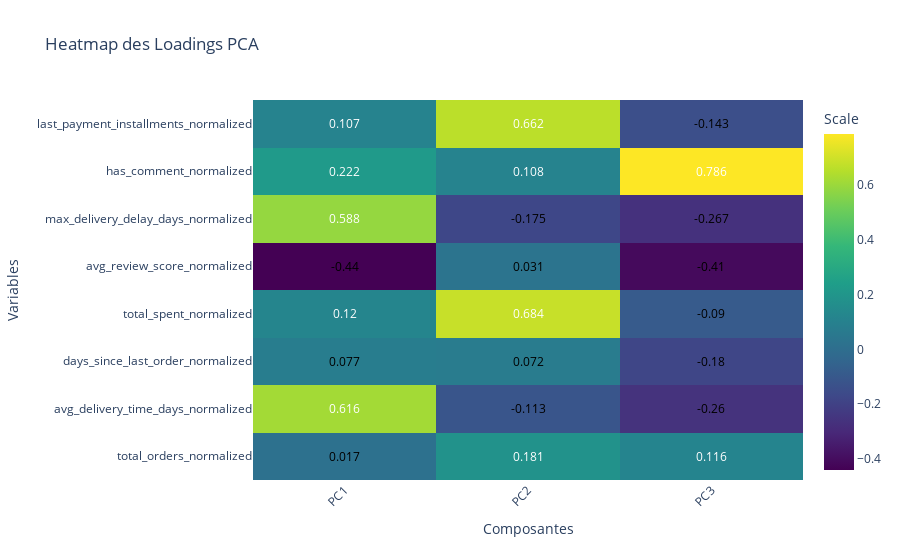

This figure's notebook cell:
### Code cell
import plotly.graph_objects as go

# Supposons que 'loadings' est votre DataFrame
# Conversion de 'loadings' en une matrice si ce n'est pas déjà le cas
# loadings_matrix = loadings.values si 'loadings' est un DataFrame

# Création de la heatmap
fig = go.Figure(data=go.Heatmap(
    z=loadings,  # Utiliser loadings_matrix si nécessaire
    x=loadings.columns,  # Les étiquettes des colonnes pour l'axe X
    y=loadings.index,  # Les étiquettes des lignes pour l'axe Y
    colorscale='Viridis',  # Palette de couleurs
    colorbar=dict(title='Scale'),  # Titre de la barre de couleur
))

# Générer des annotations pour chaque valeur dans la heatmap
annotations = []
for i, row in enumerate(loadings.index):
    for j, col in enumerate(loadings.columns):
        annotations.append(
            dict(
                x=col, y=row,
                text=str(loadings.loc[row, col].round(3)),  # Arrondi à 3 décimales
                xref='x1', yref='y1',
                font=dict(color="white" if loadings.loc[row, col] > loadings.values.mean() else "black", size=12),
                showarrow=False)
        )

# Ajouter les annotations au layout
fig.update_layout(
    annotations=annotations,
    title='Heatmap des Loadings PCA',
    xaxis=dict(title='Composantes'),
    yaxis=dict(title='Variables'),
    xaxis_tickangle=-45
)

fig.show()

### Figure 1 — Plotly figure (JSON) as saved in the notebook; plotly's stock layout.template omitted (floating-point values rounded to 4 significant figures)
{"data": [{"colorbar": {"title": {"text": "Scale"}}, "colorscale": [[0, "#440154"], [0.1111, "#482878"], [0.2222, "#3e4989"], [0.3333, "#31688e"], [0.4444, "#26828e"], [0.5556, "#1f9e89"], [0.6667, "#35b779"], [0.7778, "#6ece58"], [0.8889, "#b5de2b"], [1, "#fde725"]], "type": "heatmap", "x": ["PC1", "PC2", "PC3"], "y": ["total_orders_normalized", "avg_delivery_time_days_normalized", "days_since_last_order_normalized", "total_spent_normalized", "avg_review_score_normalized", "max_delivery_delay_days_normalized", "has_comment_normalized", "last_payment_installments_normalized"], "z": [[0.01739, 0.1814, 0.1156], [0.6157, -0.1134, -0.2602], [0.07747, 0.07219, -0.1798], [0.1199, 0.6843, -0.09005], [-0.4403, 0.03066, -0.4103], [0.5878, -0.1745, -0.2673], [0.2222, 0.1078, 0.7863], [0.1075, 0.6616, -0.1432]]}], "layout": {"annotations": [{"font": {"color": "black", "size": 12}, "showarrow": false, "text": "0.017", "x": "PC1", "xref": "x", "y": "total_orders_normalized", "yref": "y"}, {"font": {"color": "white", "size": 12}, "showarrow": false, "text": "0.181", "x": "PC2", "xref": "x", "y": "total_orders_normalized", "yref": "y"}, {"font": {"color": "white", "size": 12}, "showarrow": false, "text": "0.116", "x": "PC3", "xref": "x", "y": "total_orders_normalized", "yref": "y"}, {"font": {"color": "white", "size": 12}, "showarrow": false, "text": "0.616", "x": "PC1", "xref": "x", "y": "avg_delivery_time_days_normalized", "yref": "y"}, {"font": {"color": "black", "size": 12}, "showarrow": false, "text": "-0.113", "x": "PC2", "xref": "x", "y": "avg_delivery_time_days_normalized", "yref": "y"}, {"font": {"color": "black", "size": 12}, "showarrow": false, "text": "-0.26", "x": "PC3", "xref": "x", "y": "avg_delivery_time_days_normalized", "yref": "y"}, {"font": {"color": "black", "size": 12}, "showarrow": false, "text": "0.077", "x": "PC1", "xref": "x", "y": "days_since_last_order_normalized", "yref": "y"}, {"font": {"color": "black", "size": 12}, "showarrow": false, "text": "0.072", "x": "PC2", "xref": "x", "y": "days_since_last_order_normalized", "yref": "y"}, {"font": {"color": "black", "size": 12}, "showarrow": false, "text": "-0.18", "x": "PC3", "xref": "x", "y": "days_since_last_order_normalized", "yref": "y"}, {"font": {"color": "white", "size": 12}, "showarrow": false, "text": "0.12", "x": "PC1", "xref": "x", "y": "total_spent_normalized", "yref": "y"}, {"font": {"color": "white", "size": 12}, "showarrow": false, "text": "0.684", "x": "PC2", "xref": "x", "y": "total_spent_normalized", "yref": "y"}, {"font": {"color": "black", "size": 12}, "showarrow": false, "text": "-0.09", "x": "PC3", "xref": "x", "y": "total_spent_normalized", "yref": "y"}, {"font": {"color": "black", "size": 12}, "showarrow": false, "text": "-0.44", "x": "PC1", "xref": "x", "y": "avg_review_score_normalized", "yref": "y"}, {"font": {"color": "black", "size": 12}, "showarrow": false, "text": "0.031", "x": "PC2", "xref": "x", "y": "avg_review_score_normalized", "yref": "y"}, {"font": {"color": "black", "size": 12}, "showarrow": false, "text": "-0.41", "x": "PC3", "xref": "x", "y": "avg_review_score_normalized", "yref": "y"}, {"font": {"color": "white", "size": 12}, "showarrow": false, "text": "0.588", "x": "PC1", "xref": "x", "y": "max_delivery_delay_days_normalized", "yref": "y"}, {"font": {"color": "black", "size": 12}, "showarrow": false, "text": "-0.175", "x": "PC2", "xref": "x", "y": "max_delivery_delay_days_normalized", "yref": "y"}, {"font": {"color": "black", "size": 12}, "showarrow": false, "text": "-0.267", "x": "PC3", "xref": "x", "y": "max_delivery_delay_days_normalized", "yref": "y"}, {"font": {"color": "white", "size": 12}, "showarrow": false, "text": "0.222", "x": "PC1", "xref": "x", "y": "has_comment_normalized", "yref": "y"}, {"font": {"color": "white", "size": 12}, "showarrow": false, "text": "0.108", "x": "PC2", "xref": "x", "y": "has_comment_normalized", "yref": "y"}, {"font": {"color": "white", "size": 12}, "showarrow": false, "text": "0.786", "x": "PC3", "xref": "x", "y": "has_comment_normalized", "yref": "y"}, {"font": {"color": "white", "size": 12}, "showarrow": false, "text": "0.107", "x": "PC1", "xref": "x", "y": "last_payment_installments_normalized", "yref": "y"}, {"font": {"color": "white", "size": 12}, "showarrow": false, "text": "0.662", "x": "PC2", "xref": "x", "y": "last_payment_installments_normalized", "yref": "y"}, {"font": {"color": "black", "size": 12}, "showarrow": false, "text": "-0.143", "x": "PC3", "xref": "x", "y": "last_payment_installments_normalized", "yref": "y"}], "title": {"text": "Heatmap des Loadings PCA"}, "xaxis": {"tickangle": -45, "title": {"text": "Composantes"}}, "yaxis": {"title": {"text": "Variables"}}}}
